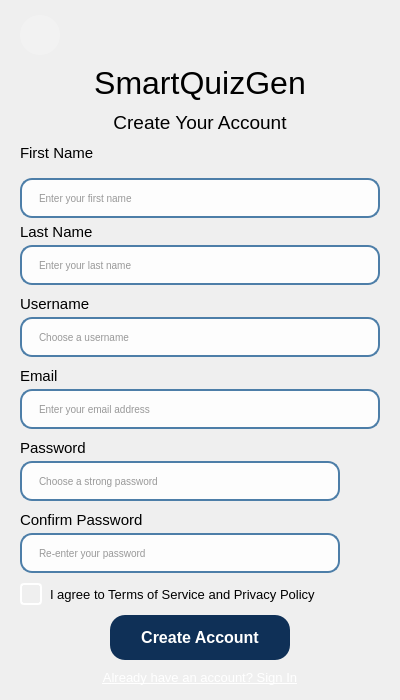
<?xml version="1.0" encoding="UTF-8"?>
<ui version="4.0">
 <class>SignUp</class>
 <widget class="QDialog" name="SignUp">
  <property name="geometry">
   <rect>
    <x>0</x>
    <y>0</y>
    <width>400</width>
    <height>700</height>
   </rect>
  </property>
  <property name="minimumSize">
   <size>
    <width>400</width>
    <height>700</height>
   </size>
  </property>
  <property name="maximumSize">
   <size>
    <width>400</width>
    <height>700</height>
   </size>
  </property>
  <property name="windowTitle">
   <string>SmartQuizGen - Create Account</string>
  </property>
  <property name="styleSheet">
   <string notr="true">QDialog#SignUp {
    background-color: qlineargradient(spread:pad, x1:0, y1:0, x2:0, y2:1,
                      stop:0 #0F3057, stop:0.33 #4D7EA8,
                      stop:0.66 #9DC5BB, stop:1 #E6F4F1);
}

QLabel {
    color: black;
    font-weight: normal;
}

QLineEdit {
    border: 2px solid #4D7EA8;
    border-radius: 12px;
    padding: 2px 15px;
    background-color: rgba(255, 255, 255, 0.9);
    selection-background-color: #9DC5BB;
    font-size: 10px;
    color: #333333;
}

QPushButton#FinishSignupButton {
    background-color: #0F3057;
    color: white;
    border-radius: 15px;
    font-weight: bold;
    padding: 8px 16px;
    border: none;
}

QPushButton#FinishSignupButton:hover {
    background-color: #4D7EA8;
}

QPushButton#FinishSignupButton:pressed {
    background-color: #9DC5BB;
}

QPushButton#SignInButton {
    background-color: transparent;
    color: white;
    text-decoration: underline;
    border: none;
    text-shadow: 1px 1px 2px rgba(0, 0, 0, 0.7);
}

QPushButton#SignInButton:hover {
    color: #9DC5BB;
}

QCheckBox {
    color: black;
    font-weight: normal;
    spacing: 8px;
    text-shadow: 0px 0px 1px rgba(255, 255, 255, 0.8);
}

QCheckBox::indicator {
    width: 18px;
    height: 18px;
    border-radius: 4px;
    border: 2px solid white;
}

QCheckBox::indicator:checked {
    background-color: #9DC5BB;
    border: 2px solid #9DC5BB;
}

QPushButton#BackHomePage {
    background-color: rgba(255, 255, 255, 0.2);
    border: none;
    border-radius: 20px;
}

QPushButton#BackHomePage:hover {
    background-color: rgba(255, 255, 255, 0.3);
}

QPushButton#SeeHidePassword, QPushButton#SeeHideConfirmPassword {
    background-color: transparent;
    border: none;
    border-top-right-radius: 12px;
    border-bottom-right-radius: 12px;
}
</string>
  </property>
  <layout class="QVBoxLayout" name="mainLayout">
   <property name="spacing">
    <number>10</number>
   </property>
   <property name="leftMargin">
    <number>20</number>
   </property>
   <property name="topMargin">
    <number>15</number>
   </property>
   <property name="rightMargin">
    <number>20</number>
   </property>
   <property name="bottomMargin">
    <number>15</number>
   </property>
   <item>
    <layout class="QHBoxLayout" name="headerLayout">
     <item>
      <widget class="QPushButton" name="BackHomePage">
       <property name="minimumSize">
        <size>
         <width>40</width>
         <height>40</height>
        </size>
       </property>
       <property name="maximumSize">
        <size>
         <width>40</width>
         <height>40</height>
        </size>
       </property>
       <property name="text">
        <string/>
       </property>
       <property name="icon">
        <iconset resource="resources.qrc">
         <normaloff>:/images/images/back.png</normaloff>:/images/images/back.png</iconset>
       </property>
       <property name="iconSize">
        <size>
         <width>24</width>
         <height>24</height>
        </size>
       </property>
      </widget>
     </item>
     <item>
      <spacer name="horizontalSpacer">
       <property name="orientation">
        <enum>Qt::Orientation::Horizontal</enum>
       </property>
       <property name="sizeHint" stdset="0">
        <size>
         <width>40</width>
         <height>20</height>
        </size>
       </property>
      </spacer>
     </item>
    </layout>
   </item>
   <item>
    <widget class="QLabel" name="AppLogoLabel">
     <property name="font">
      <font>
       <family>Arial</family>
       <pointsize>24</pointsize>
       <bold>false</bold>
      </font>
     </property>
     <property name="text">
      <string>SmartQuizGen</string>
     </property>
     <property name="alignment">
      <set>Qt::AlignmentFlag::AlignCenter</set>
     </property>
    </widget>
   </item>
   <item>
    <widget class="QLabel" name="CreateAccountLabel">
     <property name="font">
      <font>
       <family>Arial</family>
       <pointsize>14</pointsize>
       <bold>false</bold>
      </font>
     </property>
     <property name="text">
      <string>Create Your Account</string>
     </property>
     <property name="alignment">
      <set>Qt::AlignmentFlag::AlignCenter</set>
     </property>
    </widget>
   </item>
   <item>
    <layout class="QVBoxLayout" name="formLayout">
     <property name="spacing">
      <number>10</number>
     </property>
     <item>
      <layout class="QVBoxLayout" name="FirstNameLayout">
       <property name="spacing">
        <number>16</number>
       </property>
       <item>
        <widget class="QLabel" name="FirstNameLabel">
         <property name="font">
          <font>
           <family>Arial</family>
           <pointsize>11</pointsize>
           <bold>false</bold>
          </font>
         </property>
         <property name="text">
          <string>First Name</string>
         </property>
        </widget>
       </item>
       <item>
        <widget class="QLineEdit" name="FirstNameEntry">
         <property name="minimumSize">
          <size>
           <width>0</width>
           <height>40</height>
          </size>
         </property>
         <property name="placeholderText">
          <string>Enter your first name</string>
         </property>
        </widget>
       </item>
      </layout>
     </item>
     <item>
      <layout class="QVBoxLayout" name="LastNameLayout">
       <property name="spacing">
        <number>4</number>
       </property>
       <item>
        <widget class="QLabel" name="LastNameLabel">
         <property name="font">
          <font>
           <family>Arial</family>
           <pointsize>11</pointsize>
           <bold>false</bold>
          </font>
         </property>
         <property name="text">
          <string>Last Name</string>
         </property>
        </widget>
       </item>
       <item>
        <widget class="QLineEdit" name="LastNameEntry">
         <property name="minimumSize">
          <size>
           <width>0</width>
           <height>40</height>
          </size>
         </property>
         <property name="placeholderText">
          <string>Enter your last name</string>
         </property>
        </widget>
       </item>
      </layout>
     </item>
     <item>
      <layout class="QVBoxLayout" name="UsernameLayout">
       <property name="spacing">
        <number>4</number>
       </property>
       <item>
        <widget class="QLabel" name="UsernameLabel">
         <property name="font">
          <font>
           <family>Arial</family>
           <pointsize>11</pointsize>
           <bold>false</bold>
          </font>
         </property>
         <property name="text">
          <string>Username</string>
         </property>
        </widget>
       </item>
       <item>
        <widget class="QLineEdit" name="UsernameEntry">
         <property name="minimumSize">
          <size>
           <width>0</width>
           <height>40</height>
          </size>
         </property>
         <property name="placeholderText">
          <string>Choose a username</string>
         </property>
        </widget>
       </item>
      </layout>
     </item>
     <item>
      <layout class="QVBoxLayout" name="EmailLayout">
       <property name="spacing">
        <number>4</number>
       </property>
       <item>
        <widget class="QLabel" name="EmailLabel">
         <property name="font">
          <font>
           <family>Arial</family>
           <pointsize>11</pointsize>
           <bold>false</bold>
          </font>
         </property>
         <property name="text">
          <string>Email</string>
         </property>
        </widget>
       </item>
       <item>
        <widget class="QLineEdit" name="EmailEntry">
         <property name="minimumSize">
          <size>
           <width>0</width>
           <height>40</height>
          </size>
         </property>
         <property name="placeholderText">
          <string>Enter your email address</string>
         </property>
        </widget>
       </item>
      </layout>
     </item>
     <item>
      <layout class="QVBoxLayout" name="PasswordLayout">
       <property name="spacing">
        <number>4</number>
       </property>
       <item>
        <widget class="QLabel" name="PasswordLabel">
         <property name="font">
          <font>
           <family>Arial</family>
           <pointsize>11</pointsize>
           <bold>false</bold>
          </font>
         </property>
         <property name="text">
          <string>Password</string>
         </property>
        </widget>
       </item>
       <item>
        <layout class="QHBoxLayout" name="PasswordEntryLayout">
         <property name="spacing">
          <number>0</number>
         </property>
         <item>
          <widget class="QLineEdit" name="PasswordEntry">
           <property name="minimumSize">
            <size>
             <width>0</width>
             <height>40</height>
            </size>
           </property>
           <property name="echoMode">
            <enum>QLineEdit::EchoMode::Password</enum>
           </property>
           <property name="placeholderText">
            <string>Choose a strong password</string>
           </property>
          </widget>
         </item>
         <item>
          <widget class="QPushButton" name="SeeHidePassword">
           <property name="minimumSize">
            <size>
             <width>40</width>
             <height>40</height>
            </size>
           </property>
           <property name="maximumSize">
            <size>
             <width>40</width>
             <height>40</height>
            </size>
           </property>
           <property name="text">
            <string/>
           </property>
           <property name="icon">
            <iconset resource="resources.qrc">
             <normaloff>:/images/images/hide.png</normaloff>:/images/images/hide.png</iconset>
           </property>
           <property name="iconSize">
            <size>
             <width>20</width>
             <height>20</height>
            </size>
           </property>
          </widget>
         </item>
        </layout>
       </item>
      </layout>
     </item>
     <item>
      <layout class="QVBoxLayout" name="ConfirmPasswordLayout">
       <property name="spacing">
        <number>4</number>
       </property>
       <item>
        <widget class="QLabel" name="ConfirmPasswordLabel">
         <property name="font">
          <font>
           <family>Arial</family>
           <pointsize>11</pointsize>
           <bold>false</bold>
          </font>
         </property>
         <property name="text">
          <string>Confirm Password</string>
         </property>
        </widget>
       </item>
       <item>
        <layout class="QHBoxLayout" name="ConfirmPasswordEntryLayout">
         <property name="spacing">
          <number>0</number>
         </property>
         <item>
          <widget class="QLineEdit" name="ConfirmPasswordEntry">
           <property name="minimumSize">
            <size>
             <width>0</width>
             <height>40</height>
            </size>
           </property>
           <property name="echoMode">
            <enum>QLineEdit::EchoMode::Password</enum>
           </property>
           <property name="placeholderText">
            <string>Re-enter your password</string>
           </property>
          </widget>
         </item>
         <item>
          <widget class="QPushButton" name="SeeHideConfirmPassword">
           <property name="minimumSize">
            <size>
             <width>40</width>
             <height>40</height>
            </size>
           </property>
           <property name="maximumSize">
            <size>
             <width>40</width>
             <height>40</height>
            </size>
           </property>
           <property name="text">
            <string/>
           </property>
           <property name="icon">
            <iconset resource="resources.qrc">
             <normaloff>:/images/images/hide.png</normaloff>:/images/images/hide.png</iconset>
           </property>
           <property name="iconSize">
            <size>
             <width>20</width>
             <height>20</height>
            </size>
           </property>
          </widget>
         </item>
        </layout>
       </item>
      </layout>
     </item>
    </layout>
   </item>
   <item>
    <widget class="QCheckBox" name="Agreements">
     <property name="font">
      <font>
       <family>Arial</family>
       <pointsize>10</pointsize>
       <bold>false</bold>
      </font>
     </property>
     <property name="text">
      <string>I agree to Terms of Service and Privacy Policy</string>
     </property>
    </widget>
   </item>
   <item>
    <layout class="QHBoxLayout" name="buttonLayout">
     <item>
      <spacer name="horizontalSpacer2">
       <property name="orientation">
        <enum>Qt::Orientation::Horizontal</enum>
       </property>
       <property name="sizeHint" stdset="0">
        <size>
         <width>40</width>
         <height>20</height>
        </size>
       </property>
      </spacer>
     </item>
     <item>
      <widget class="QPushButton" name="FinishSignupButton">
       <property name="minimumSize">
        <size>
         <width>180</width>
         <height>45</height>
        </size>
       </property>
       <property name="font">
        <font>
         <family>Arial</family>
         <pointsize>12</pointsize>
         <bold>true</bold>
        </font>
       </property>
       <property name="text">
        <string>Create Account</string>
       </property>
      </widget>
     </item>
     <item>
      <spacer name="horizontalSpacer3">
       <property name="orientation">
        <enum>Qt::Orientation::Horizontal</enum>
       </property>
       <property name="sizeHint" stdset="0">
        <size>
         <width>40</width>
         <height>20</height>
        </size>
       </property>
      </spacer>
     </item>
    </layout>
   </item>
   <item>
    <widget class="QPushButton" name="SignInButton">
     <property name="font">
      <font>
       <family>Arial</family>
       <pointsize>10</pointsize>
       <underline>true</underline>
      </font>
     </property>
     <property name="text">
      <string>Already have an account? Sign In</string>
     </property>
     <property name="flat">
      <bool>true</bool>
     </property>
    </widget>
   </item>
  </layout>
 </widget>
 <resources>
  <include location="resources.qrc"/>
 </resources>
 <connections/>
</ui>
